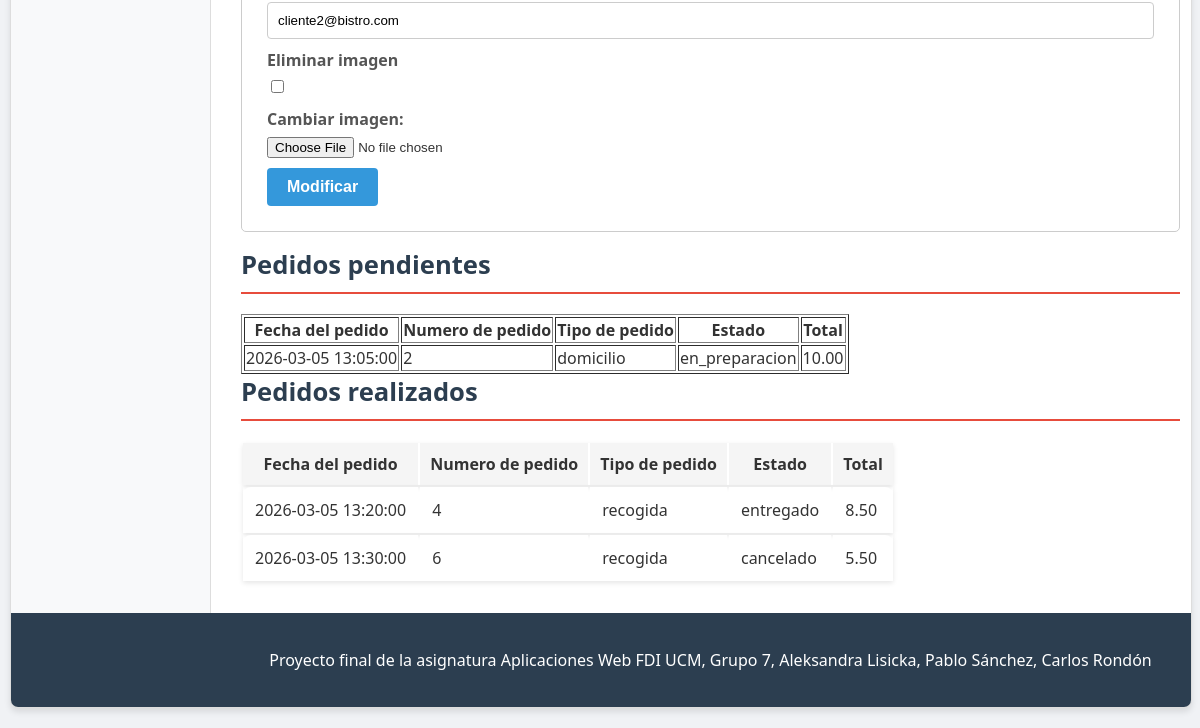
/usuarios/perfil.php (signed in, lower part), run on an earlier commit of the app's database.
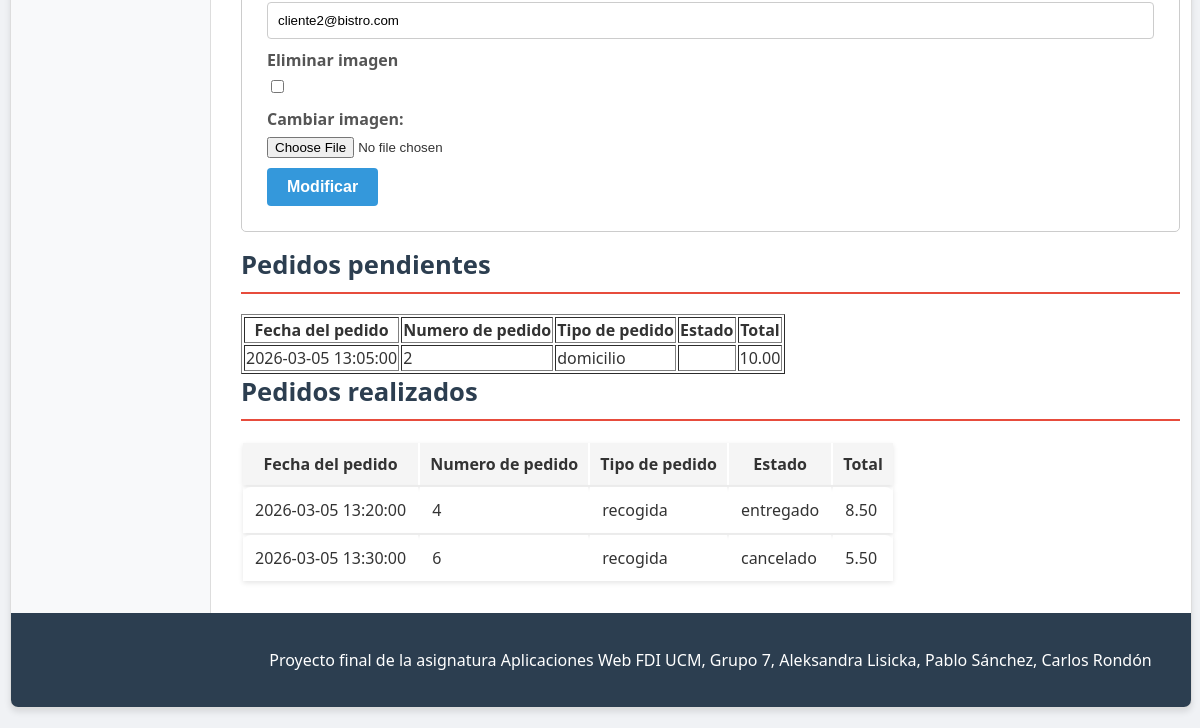
And on a later commit of the database.
### tables this page shows
CREATE TABLE `pedidos` (
  `id`                    INT(11)        NOT NULL AUTO_INCREMENT,
  `usuario_id`            INT(11)        NOT NULL,
  `estado`                ENUM('nuevo','recibido','en_preparacion','cocinando','listo_cocina','terminado','entregado','cancelado') DEFAULT 'nuevo',
  `tipo`                  ENUM('domicilio','recogida') NOT NULL,
  `fechaPedido`           DATETIME       DEFAULT current_timestamp(),
  `total`                 DECIMAL(10,2)  NOT NULL DEFAULT 0,
  `subtotalSinDescuento`  DECIMAL(10,2)  NOT NULL DEFAULT 0,
  `descuentoAplicado`     DECIMAL(10,2)  NOT NULL DEFAULT 0,
  `cocinero_id`           INT(11)        DEFAULT NULL,        
  PRIMARY KEY (`id`),
  FOREIGN KEY (`usuario_id`)  REFERENCES `usuarios`(`id`),
  FOREIGN KEY (`cocinero_id`) REFERENCES `usuarios`(`id`)
);

### includes/clases/usuarios/Usuario.php (called while the page is built, shortened)
<?php
class Usuario {
    public static function buscaUsuario($nombreUsuario) {
        $conn = Aplicacion::getInstance()->getConexionBd();
        $query = sprintf("SELECT * FROM usuarios WHERE nombreUsuario = '%s'", $conn->real_escape_string($nombreUsuario));
        $rs = $conn->query($query);
        if ($rs && $rs->num_rows > 0) {
            $fila = $rs->fetch_assoc();
            $usuario = new Usuario(
                    $fila['id'],
                    $fila['nombreUsuario'],
                    $fila['email'],
                    $fila['nombre'],
                    $fila['apellidos'],
                    $fila['contraseña'],
                    $fila['rol'],
                    $fila['avatar'],
                    $fila['fechaRegistro']
            );
            return $usuario;
        }
        return null;
    }
}

### includes/clases/pedidos/Pedido.php (called while the page is built, shortened)
<?php
class Pedido {
    private $id;
    private $estado;
    private $fechaPedido;
    private $tipo;
    private $total;
    public function __construct($id, $usuario_id, $estado, $fechaPedido, $tipo, $total, $cocinero_id) {
        $this->id = $id;
        $this->estado = $estado ?? 'nuevo';
        $this->fechaPedido = $fechaPedido;
        $this->tipo = $tipo;
        $this->total = $total ?? 0;
    }
    public function getFechaPedido() {
        return $this->fechaPedido;
    }
    public function getPedidoId() {
        return $this->id;
    }
    public function getTotal() {
        return $this->total;
    }
    public function getTipo() {
        return $this->tipo;
    }
    public function getEstadoPedido() {
        return $this->estado;
    }
    public static function pedidosUsuario($usuario_id, $tipo) {
        $conn = Aplicacion::getInstance()->getConexionBd();
        if ($tipo) {
            $query = sprintf(
                "SELECT * FROM pedidos WHERE usuario_id = %d AND estado NOT IN ('entregado', 'cancelado')",
                (int)$usuario_id
            );
        } else {
            $query = sprintf(
                "SELECT * FROM pedidos WHERE usuario_id = %d AND estado IN ('entregado', 'cancelado')",
                (int)$usuario_id
            );
        }
        $rs = $conn->query($query);
        if ($rs && $rs->num_rows > 0) {
            $pedidos = [];
            while ($fila = $rs->fetch_assoc()) {
                $pedidos[] = new Pedido(
                    $fila['id'],
                    null,
                    $fila['estado'],
                    $fila['fechaPedido'],
                    $fila['tipo'],
                    $fila['total'],
                    null
                );
            }
            return $pedidos;
        }
        return null;
    }
}

### includes/clases/usuarios/FormularioPerfil.php (the view, shortened to what the changed rows need)
<?php
class FormularioPerfil extends Formulario
{
    protected function generaCamposFormulario(&$datos){
        $busqueda = $_SESSION['nombreUsuario'];
        $usuario = Usuario::buscaUsuario($busqueda);
        $filaPendientes = '';
        $filaRealizados = '';
        $rutaImagen = Aplicacion::getInstance()->resuelve("/img/" . $usuario->getAvatar());
        $pedidosPendientes = Pedido::pedidosUsuario($usuario->getId(), true);
        $pedidosRealizados = Pedido::pedidosUsuario($usuario->getId(), false);
        $tablaPendientes = '';
        $tablaRealizados = '';
        if (!empty($pedidosPendientes) && is_array($pedidosPendientes)) {
            foreach ($pedidosPendientes as $p) {
                $filaPendientes .= "<tr>
                    <td>{$p->getFechaPedido()}</td>
                    <td>{$p->getPedidoId()}</td>
                    <td>{$p->getTipo()}</td>
                    <td>{$p->getEstadoPedido()}</td>
                    <td>{$p->getTotal()}</td>
                </tr>";
            }
            $tablaPendientes = "<table border='1'>
                <thead>
                    <tr>
                        <th>Fecha del pedido</th>
                        <th>Numero de pedido</th>
                        <th>Tipo de pedido</th>
                        <th>Estado</th>
                        <th>Total</th>
                    </tr>
                </thead>
                <tbody>
                    $filaPendientes
                </tbody>
            </table>";
        }
        else{
            $tablaPendientes = "<p>No existen pedidos pendientes actualmente</p>";
        }
        if (!empty($pedidosRealizados) && is_array($pedidosRealizados)) {
            foreach ($pedidosRealizados as $p) {
                $filaRealizados .= "<tr>
                    <td>{$p->getFechaPedido()}</td>
                    <td>{$p->getPedidoId()}</td>
                    <td>{$p->getTipo()}</td>
                    <td>{$p->getEstadoPedido()}</td>
                    <td>{$p->getTotal()}</td>
                </tr>";
            }
            $tablaRealizados = "<table class='tabla-general'>
                <thead>
                    <tr>
                        <th>Fecha del pedido</th>
                        <th>Numero de pedido</th>
                        <th>Tipo de pedido</th>
                        <th>Estado</th>
                        <th>Total</th>
                    </tr>
                </thead>
                <tbody>
                    $filaRealizados
                </tbody>
            </table>";
        }
        else{
           $tablaRealizados = "<p>No se han realizado pedidos</p>";
        }
        $htmlErroresGlobales = self::generaListaErroresGlobales($this->errores);
        $erroresCampos = self::generaErroresCampos(['email', 'imagen'], $this->errores, 'span', array('class' => 'error'));
        $html = <<<EOF
        $htmlErroresGlobales
            <fieldset>
                <legend>Usuario</legend>
                <div>
                    <label>Avatar</label><br>
                    <img src={$rutaImagen} alt="Imagen de perfil">
                </div>
                <div>
                    <label for="nombre">Nombre:</label>
                    <input id="nombre" type="text" name="nombre" value = "{$usuario->getNombre()}" disabled/>
                </div>
                <div>
                    <label for="apellidos">Apellidos:</label>
                    <input id="apellidos" type="text" name="apellidos" value = "{$usuario->getApellidos()}" disabled/>
                </div>
                <div>
                    <label for="nombreUsuario">Nombre de usuario:</label>
                    <input id="nombreUsuario" type="text" name="nombreUsuario" value = "{$usuario->getNombreUsuario()}" disabled/>
                </div>
                <div>
                    <label for="email">Email:</label>
                    <input id="email" type="email" name="email" value = "{$usuario->getEmail()}" />
                    {$erroresCampos['email']}
                </div>
                <div>
                    <label>Eliminar imagen</label>
                        <input type="checkbox" name="eliminarImagen" value="1">
                </div>
                <div>
                    <label>Cambiar imagen:</label>
                    <input type="file" name="imagen" accept=".jpg,.jpeg,.png">
                    {$erroresCampos['imagen']}
                </div>
                <div>
                    <input type="hidden" name="id" value="{$usuario->getId()}">
                </div>
                <div>
                    <button type="submit" name="editarUsuario">Modificar</button>
                </div>
            </fieldset>
            <h2>Pedidos pendientes</h2>
            $tablaPendientes
            <h2>Pedidos realizados</h2>
            $tablaRealizados
        EOF;
        return $html;
    }
}

What changed in the data, as far as the page shows it:
changed pedidos "domicilio": estado "en_preparacion" → (not shown)
